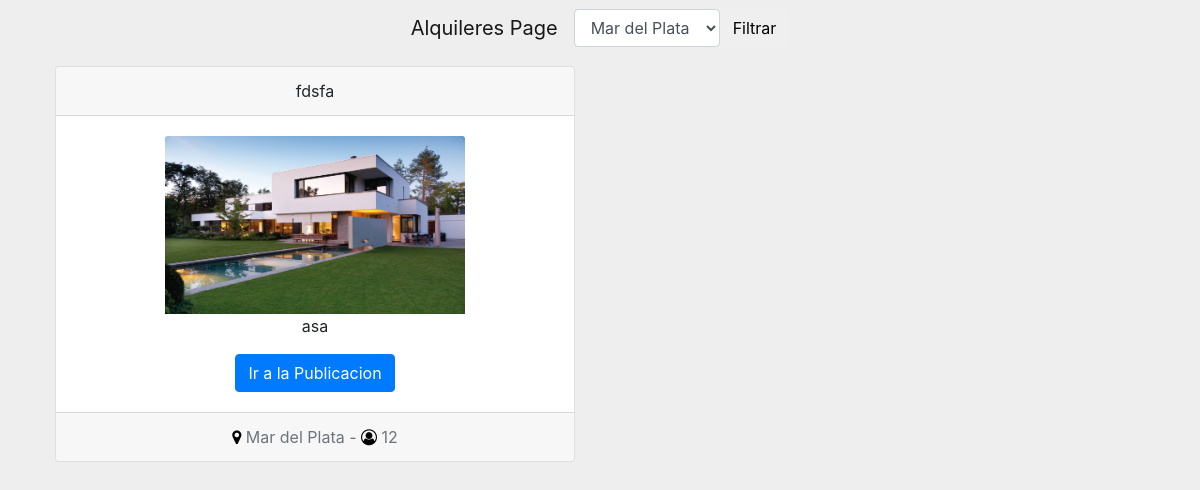
The app's page /, older data.
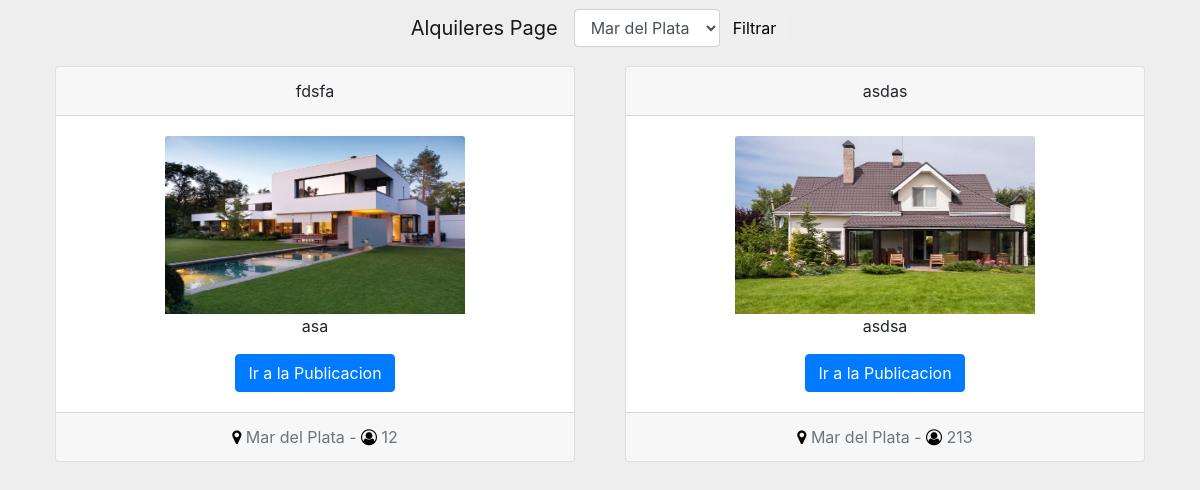
The same page, newer data.
### alquileres/models.py (models this page shows, shortened)
class Propiedad(models.Model):
    descripcion = models.CharField(max_length=500)
    precioDiario = models.IntegerField()
    imagen = models.ImageField(upload_to='image', max_length=100)
    titulo = models.CharField(max_length=50)
    maximoHabitantes = models.IntegerField()
    ciudad = models.ForeignKey(Ciudad, null=True, blank=True, on_delete=models.CASCADE)
    class Meta:
        verbose_name_plural = "Propiedades"

class Ciudad(models.Model):
    nombre = models.CharField(max_length=200, unique=True)
    class Meta:
        verbose_name_plural = "Ciudades"

### alquileres/views.py (the view)
# urls.py: url(r'^$', index),
def index(request):
    ciudades = Ciudad.objects.all()
    if 'filter' in request.GET:
        filtrados = Propiedad.objects.all().filter(ciudad=request.GET['idCiudad'])
        contexto = {
            'propiedades': filtrados,
            'ciudades': ciudades
        }
        return render(request, 'alquileres/index.html', contexto)
    else:
        propiedades = Propiedad.objects.all()
        contexto = {
            'propiedades': propiedades,
            'ciudades': ciudades
        }
        return render(request, 'alquileres/index.html', contexto)

### templates/alquileres/index.html (shortened to what this page needs)
{% extends 'base/base.html' %}
{% block header %}
    <div class="container">
    <nav class="navbar justify-content-center navbar-expand-lg navbar-light">
        <a class="navbar-brand" href="/">Alquileres Page</a>
     <form class="form-inline" method="GET" id="filterForm">
        <div class="form-group">
            <select name="idCiudad" id="idCiudad" class="form-control">
                {% for c in ciudades %}
                    <option value="{{ c.id }}">{{ c.nombre }}</option>
                {% endfor %}
            </select>
        </div>
      <button type="submit" class="btn btn-default">Filtrar</button>
     </form>
    </nav>
{% endblock %}
{% block content %}
    <div class="row">
        {% if propiedades %}
            {% for propiedad in propiedades %}
                <div class="col-md-6">
                    <div class="card text-center customMargin">
                        <div class="card-header">
                            {{ propiedad.titulo }}
                        </div>
                        <div class="card-body">
                            <img class="card-img-top" src="{{ propiedad.imagen.url }}" alt="Imagen de la propiedad">
                            <p class="card-text">{{ propiedad.descripcion }}</p>
                            <a href="{% url 'alquileres:dpto' propiedad.id %}" class="btn btn-primary">Ir a la
                                Publicacion</a>
                        </div>
                        <div class="card-footer text-muted">
                            <span style="color:black;font-weight:bold"> <i
                                    class="fa fa-map-marker"></i></span> {{ propiedad.ciudad.nombre }} -
                            <span style="color:black;font-weight:bold"> <i
                                    class="fa fa-user-circle-o"></i></span> {{ propiedad.maximoHabitantes }}
                        </div>
                    </div>
                </div>
            {% endfor %}
        {% endif %}
    </div>
{% endblock %}
{% block footer %}
    </div>
{% endblock %}

Row changes from the older to the newer data that the page shows:
added Propiedad: titulo "asdas", imagen (picture), descripcion "asdsa", ciudad.nombre "Mar del Plata", maximoHabitantes "213"
